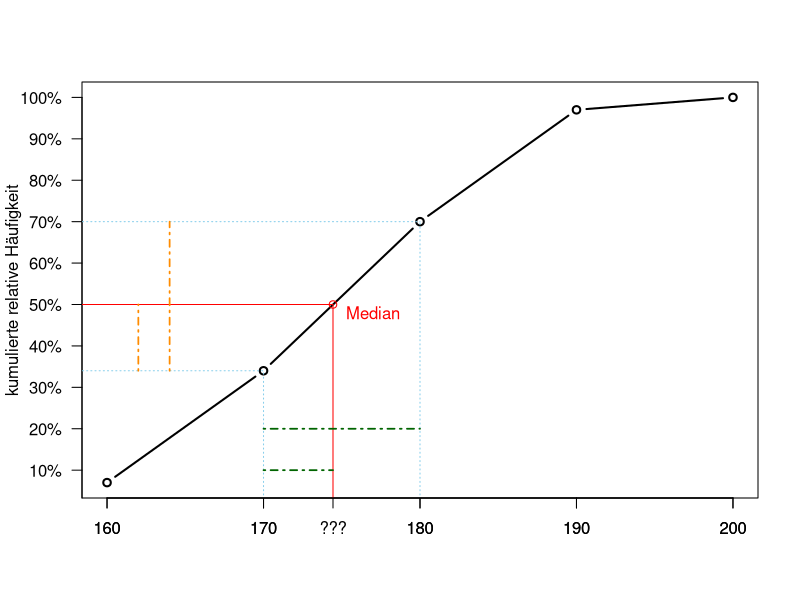

This chart was generated by the following R code:
## ---- chunk 1
#| label: mediangrafisch1
x <- seq(160, 200, 10)
y <- c(0.07, 0.34, 0.7, 0.97, 1)*100
plot(x, y, 
     type="b",
     yaxt = "n",
     xlab = "",
     ylab = "kumulierte relative Häufigkeit",
     lwd = 2
     )
axis(2, at = seq(0, 100, 10), 
     labels = paste0(seq(0, 100, 10), "%"), 
     cex.axis = 1, 
     las=2)

# blaue Hilfslinien
lines(c(170, 170), c(0, 34),  col="skyblue", lty=3)
lines(c(0, 170),   c(34, 34), col="skyblue", lty=3)
lines(c(180, 180), c(0, 70),  col="skyblue", lty=3)
lines(c(0, 180),   c(70, 70), col="skyblue", lty=3)

# Median
text(177, 48,"Median", col="red")
points(174.44, 50    , col="red")
lines(c(0, 174.44),      c(50, 50), col="red")
lines(c(174.44, 174.44), c(0, 50),  col="red")

axis(1, at = c(160, 170, 174.44, 180, 190, 200),
     labels = c("160", "170", "???", "180", "190", "200"))

# Strahlensatz1
lines(c(170, 174.44), c(10, 10), col="darkgreen", lty=4, lwd=1.7)
lines(c(170, 180),    c(20, 20), col="darkgreen", lty=4, lwd=1.7)
# Strahlensatz2
lines(c(162, 162), c(34, 50), col="darkorange", lty=4, lwd=1.7)
lines(c(164, 164), c(34, 70), col="darkorange", lty=4, lwd=1.7)
